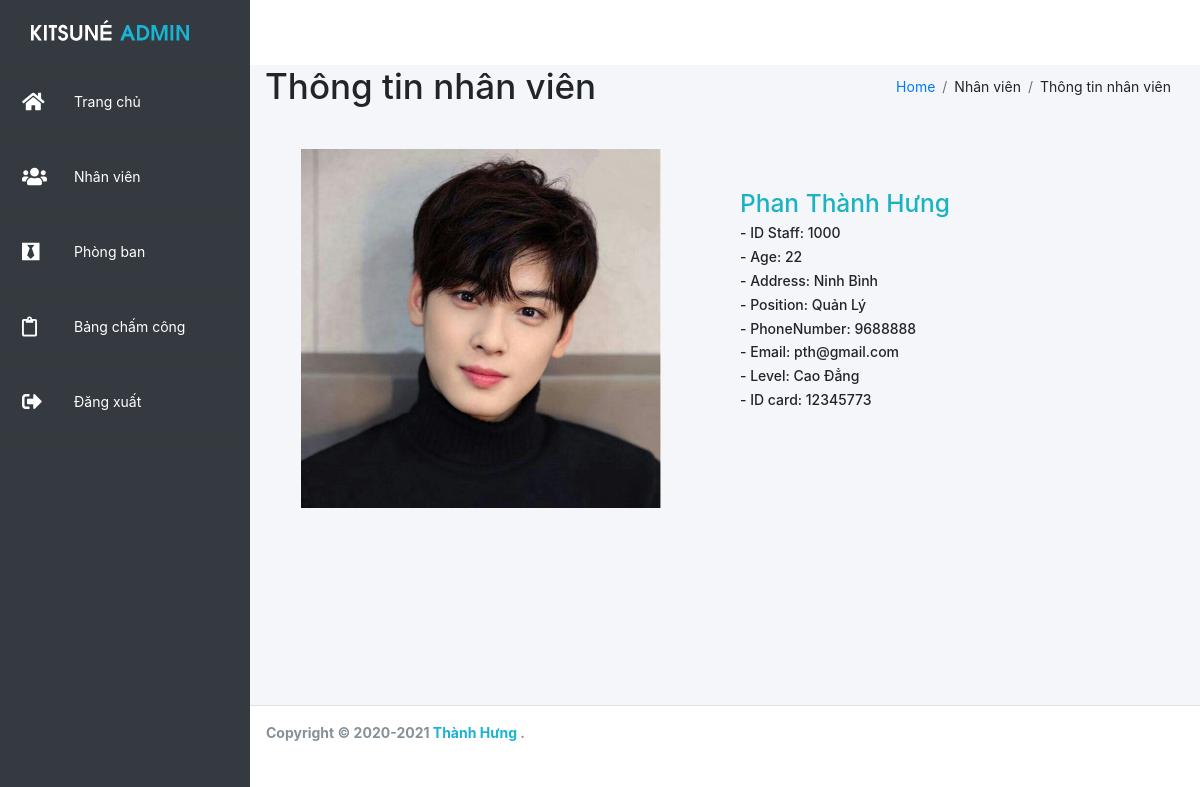
/admin/detailStaff.php?id=1000, run on the app's committed database.
### tables this page shows
CREATE TABLE `employee` (
  `nv_id` int(50) NOT NULL,
  `nv_image` varchar(50) NOT NULL,
  `nv_fullname` varchar(50) NOT NULL,
  `nv_age` int(50) NOT NULL,
  `nv_numberphone` int(50) NOT NULL,
  `nv_address` varchar(50) NOT NULL,
  `nv_position` int(50) NOT NULL,
  `nv_salary` int(50) NOT NULL,
  `nv_level` varchar(50) NOT NULL,
  `nv_email` varchar(50) NOT NULL,
  `nv_cccd` int(50) NOT NULL,
  `nv_rate` float NOT NULL
);

CREATE TABLE `position` (
  `pos_id` int(50) NOT NULL,
  `pos_name` varchar(50) NOT NULL,
  `pos_sl` int(20) NOT NULL
);

### admin/includes/dbhelp.php (called while the page is built, shortened)
<?php
function executeResult($sql) {
    $conn = mysqli_connect(HOST, USERNAME, PASSWORD, DATABASE);
    $resultset = mysqli_query($conn, $sql);
    $list      = [];
    while ($row = mysqli_fetch_array($resultset, 1)) {
        $list[] = $row;
    }
    return $list;
}
?>

### admin/detailStaff.php (the view, shortened to what this page needs)
<?php
    require_once('./includes/dbhelp.php');
 ?>
<!DOCTYPE html>
<html lang="en">
<head>
    <link rel="stylesheet" href="https://maxcdn.bootstrapcdn.com/bootstrap/4.1.3/css/bootstrap.min.css">
    <link href="https://use.fontawesome.com/releases/v5.0.4/css/all.css" rel="stylesheet">
    <link href="../asset/style.css" rel="stylesheet">
    <link href="../asset/reponsive.css" rel="stylesheet">
</head>
<body>
    <div class="wrapper">
        <div class="header">
            <nav class="navbar navbar-expand navbar-light navbar-white">
                <div class="sidebar">
                    <ul class="nav nav-pills flex-column" >
                        <li class="nav-item">
                            <a href="home.php" class="brand">
                                <img class="brand-img img-circle" src="../asset/img/logo.png" >
                            </a>
                        </li>
                        <li class="nav-item">
                            <a href="home.php" class="nav-link">
                                <span class="icon">
                                    <i class="fas fa-home"></i>
                                </span>
                                <p class="title">Trang chủ</p>
                            </a>
                        </li>
                        <li class="nav-item">
                            <a href="nhanvien.php" class="nav-link">
                                <span class="icon">
                                    <i class="fas fa-users"></i>
                                </span>
                                <p class="title">Nhân viên</p>
                            </a>
                        </li>
                        <li class="nav-item">
                            <a href="phongban.php" class="nav-link">
                                <span class="icon">
                                    <i class="fab fa-black-tie"></i>
                                </span>
                                <p class="title">Phòng ban</p>
                            </a>
                        </li>
                        <li class="nav-item">
                            <a href="chamcong.php" class="nav-link">
                                <span class="icon">
                                    <i class="far fa-clipboard "></i>
                                </span>
                                <p class="title">Bảng chấm công</p>
                            </a>
                        </li>
                        <li class="nav-item">
                            <a href="loginForm.php" class="nav-link">
                                <span class="icon">
                                    <i class="fas fa-sign-out-alt"></i>
                                </span>
                                <p class="title">Đăng xuất</p>
                            </a>
                        </li>
                    </ul>
                </div>
            </nav>
        </div>
        <div class="content-wrapper" style="min-height: 640px;">
            <div class="content-header">
                <div class="container-fluid">
                    <div class="row">
                        <div class="col-sm-6">
                            <h1>Thông tin nhân viên</h1>
                        </div>
                        <div class="col-sm-6">
                            <ol class="breadcrumb float-sm-right">
                                <li class="breadcrumb-item">
                                    <a href="#">Home</a>
                                </li>
                                <li class="breadcrumb-item">Nhân viên</li>
                                <li class="breadcrumb-item">Thông tin nhân viên</li>
                            </ol>
                        </div>
                    </div>
                </div>
            </div>
        <?php
        $id = '';
        if (isset($_GET['id'])) {
            $id          = $_GET['id'];
            $sql         = 'SELECT * FROM employee LEFT JOIN position ON position.pos_id=employee.nv_position where nv_id = '.$id;
            $staffList = executeResult($sql);
        if ($staffList != null && count($staffList) > 0) {
            $st = $staffList[0];
            $s_fullname = $st['nv_fullname'];
            $s_image = $st['nv_image'];
            $s_level = $st['nv_level'];
            $s_position = $st['pos_name'];
            $s_numberphone = $st['nv_numberphone'];
            $s_cccd = $st['nv_cccd'];
            $s_email = $st['nv_email'];
            $s_age      = $st['nv_age'];
            $s_address  = $st['nv_address'];
    } else {
        $id = '';
    }
    }
?>
        <div class="row infoStaff"style = " margin-left: 36px; margin-right: 36px" >
            <div class="col-sm-6" >
                <img src="uploads/<?php echo $s_image ?>" width = "360px" style ="margin-top : 28px" >
            </div>
            <div class="col-sm-6" style ="margin-top : 68px">
                <h3 class="nameStaff" style = "color: #19B3C1">
                    <?php echo $s_fullname ?>
                </h3>
                <h6>
                    - ID Staff: <?php echo $id ?>
                </h6>
                <h6>
                    - Age: <?php echo $s_age ?>
                </h6>
                <h6>
                    - Address: <?php echo $s_address ?>
                </h6>
                <h6>
                    - Position: <?php echo $s_position ?>
                </h6>
                <h6>
                    - PhoneNumber: <?php echo $s_numberphone ?>
                </h6>
                <h6>
                    - Email: <?php echo $s_email ?>
                </h6>
                <h6>
                    - Level: <?php echo $s_level ?>
                </h6>
                <h6>
                    - ID card: <?php echo $s_cccd ?>
                </h6>
                <br></br>
            </div>
        </div>
        </div>
        <footer class="main-footer">
            <strong>
                Copyright © 2020-2021
                <a href="https://www.facebook.com/hwngnaf/" style="text-decoration: none; color: #19B3D3;">Thành Hưng</a>
                .
            </strong>
        </footer>
    </div>
</body>
</html>

### asset/style.css (style rules this page uses)
* { margin: 0; padding: 0; box-sizing: border-box; }
html { font-family: 'Poppins'; font-size: 14px; }
.header { background-color: rgba(255, 255, 255, 0.459); height: 65px; }
img { vertical-align: middle; border-style: none; }
.img-circle { border-radius: 50%; }
.sidebar { position: fixed; background: #343a40; height: 100%; width: 250px; transition: 0.5s; overflow: hidden; top: 0; left: 0; z-index: 10; }
.sidebar ul { top: 0; left: 0; position: absolute; width: 100%; }
.sidebar ul li { position: relative; width: 100%; list-style: none; }
.sidebar .brand { padding: 9px 0px; }
.sidebar ul li a { color: #fff; position: relative; display: flex; width: 100%; text-decoration: none; border-bottom: 1px solid #363c3d ; }
.sidebar ul li a .icon { position: relative; display: block; min-width: 60px; height: 60px; line-height: 60px; font-size: 20px; padding-left: 8px; }
.sidebar ul li a .title { position: relative; display: block; height: 60px; line-height: 60px; white-space: nowrap; text-align: start; margin-bottom: 0px; }
.content-wrapper { background-color: #f4f6f9; min-height: 640px; }
.content-header .breadcrumb { background-color: #f4f6f9; }
.main-footer { bottom: 0; background-color: #fff; border-top: 1px solid #dee2e6; color: #869099; padding: 16px; }

### asset/reponsive.css (style rules this page uses)
@media (min-width: 768px) { .content-wrapper { margin-left: 250px; } }
@media (min-width: 768px) { .main-footer { margin-left: 250px; } }

### data on the page
employee: nv_image (picture), nv_fullname "Phan Thành Hưng", nv_age "22", nv_address "Ninh Bình", position.pos_name "Quản Lý", nv_numberphone "9688888", nv_email "pth@gmail.com", nv_level "Cao Đẳng", nv_cccd "12345773"

### other printed values
$id "1000"
